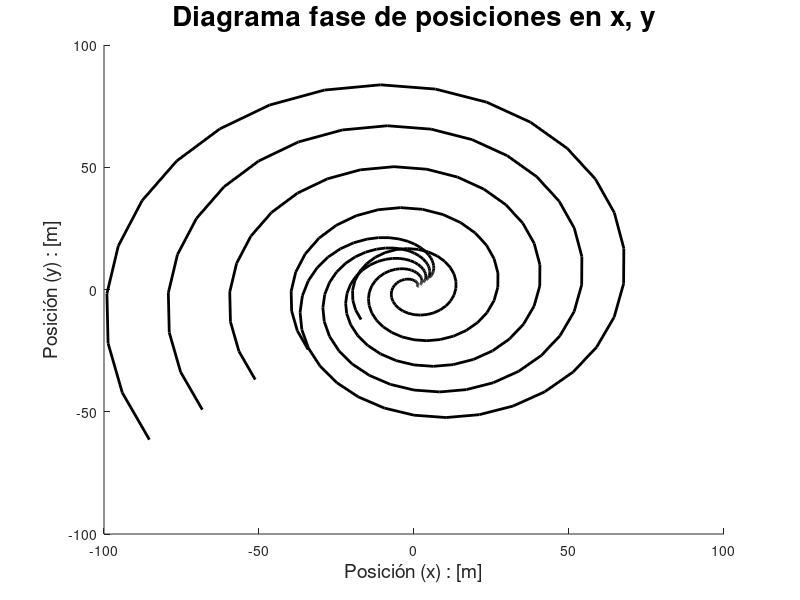
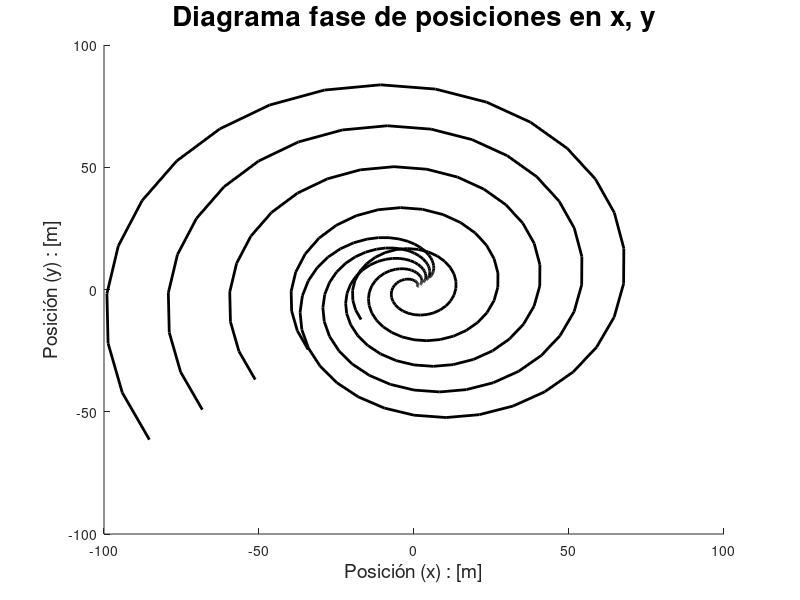
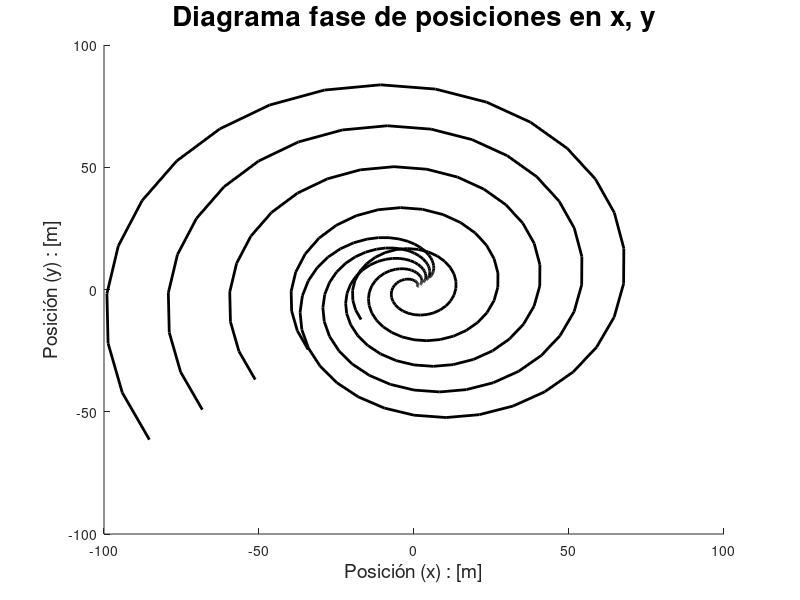
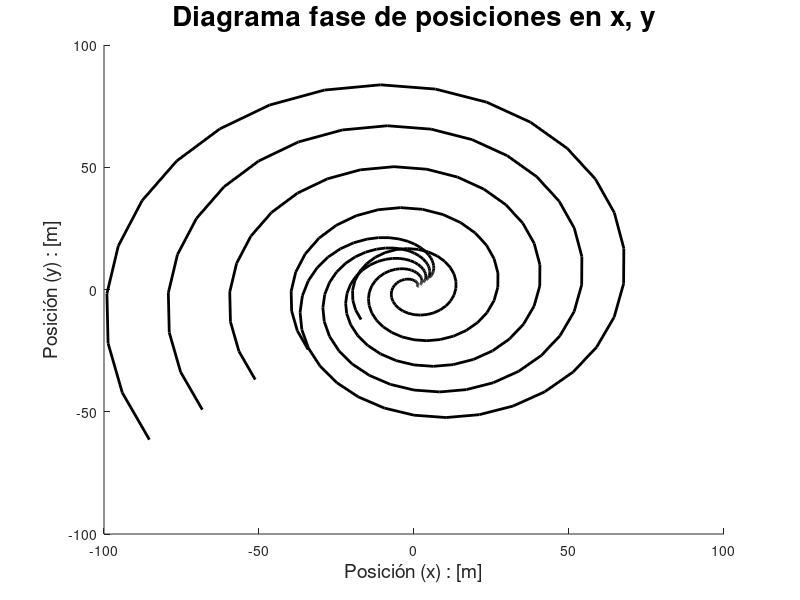

Write MATLAB code to recreate these figures, in order.
% HOMEWORK 04 - SYSTEM MODELLING

% ISAAC AYALA LOZANO

% NUMERICAL SOLUTION TO THE ODE SYSTEM
% x = X Cos(w*t) + Y Sin(w*t)
% y = - X Sin(w*t) + Y Cos(w*t)

function hw_solution
  clc
  clear
  close all

  for n=0:1:5  % Initial condition range set from -10 to 10
    
    % Store initial conditions in matrix x0
    x0 =  [n;n;n;n];
    
    % Use of ODE45 solver to numerically integrate the ODE
    [t,x]=ode45(@ode_system,[0 10],x0); % [time, state variables]
    
    
    figure(1) % Plot t, x(t)
    hold on
    plot(t,x(:,1),'-+k');
    
    xlabel('Tiempo: [s]','fontsize',14);
    ylabel('Posición (x) : [m]','fontsize',14);
    title('Solución al sistema para x(t)','fontsize',20)
    
    figure(2) % Plot t, y(t)
    hold on
    plot(t,x(:,3),'-*k');
    
    xlabel('Tiempo: [s]','fontsize',14);
    ylabel('Posición (y) : [m]','fontsize',14);
    title('Solución al sistema para y(t)','fontsize',20)
    
    figure(3) % Plot t, x(t), y(t)
              %Only the last set of initial conditions
    plot(t,x(:,1),'-+k',t,x(:,3),'-*k','LineWidth',2);
    
    xlabel('Tiempo: [s]','fontsize',14);
    ylabel('Posición : [m]','fontsize',14);
    title('Solución al sistema para x(t) y y(t)','fontsize',20)
    legend('x(t)','y(t)')
        
    figure(10) % Plot x(t), x'(t)
    hold on
    plot(x(:,1),x(:,2),'k','LineWidth',2);
    
    xlabel('Posición (x) : [m]','fontsize',14);
    ylabel("Velocidad (x') : [m/s]",'fontsize',14);
    title('Diagrama fase de posición y velocidad para eje x','fontsize',20)
    
    figure(11) % Plot y(t), y'(t)
    hold on
    plot(x(:,3),x(:,4),'k','LineWidth',2);
    
    xlabel('Posición (y) : [m]','fontsize',14);
    ylabel("Velocidad (y') : [m/s]",'fontsize',14);
    title('Diagrama fase de posición y velocidad para eje y','fontsize',20)
          
    figure(12) % Plot x(t), y(t)
    hold on
    plot(x(:,1),x(:,3),'k','LineWidth',2);
    
    xlabel('Posición (x) : [m]','fontsize',14);
    ylabel('Posición (y) : [m]','fontsize',14);
    title('Diagrama fase de posiciones en x, y','fontsize',20)
    
    hold off
  

  
endfor

print -f1 fig01.png
print -f2 fig02.png
print -f3 fig03.png
print -f10 fig10.png
print -f11 fig11.png
print -f12 fig12.png


endfunction

function dx=ode_system(~,x)
  
  % Define constants
  w = 1; % Angular velocity [radians/sec]
  
  % State variables
  
  dx(1) = x(2);
  dx(2) = (w^2) * x(1) - 2*w*x(4);
  dx(3) = x(4);
  dx(4) = (w^2) * x(3) + 2* w*x(2);
endfunction
